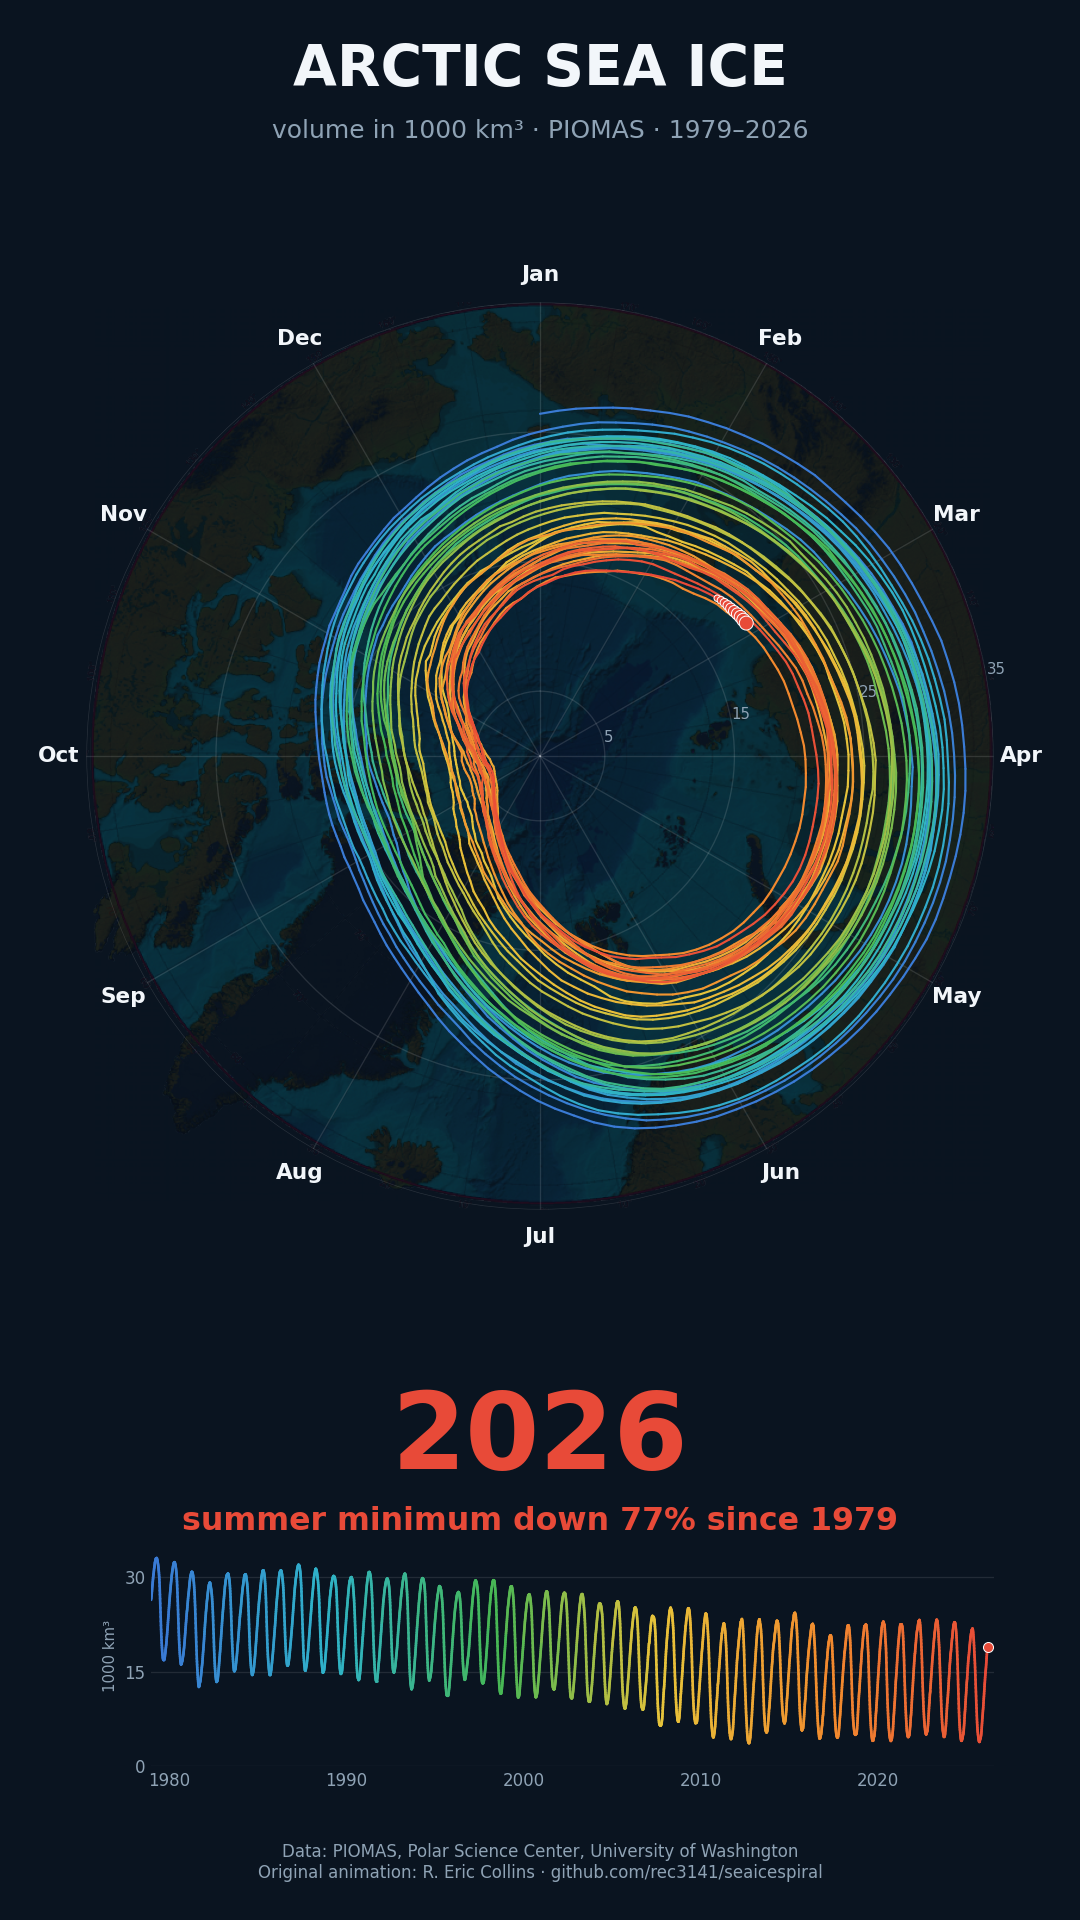

The Python source for this figure:
#!/usr/bin/env python3
"""Arctic sea ice "death spiral" — PIOMAS daily ice volume, 1979-present.

Python port of seaicespiral.R. Renders:
  - seaicespiral.png         final full-spiral frame (square)
  - seaicespiral_tiktok.mp4  ~24 s vertical (1080x1920, 30 fps) animation

Data: PIOMAS daily Arctic sea ice volume (10^3 km^3), Polar Science Center,
University of Washington:
https://psc.apl.uw.edu/research/projects/arctic-sea-ice-volume-anomaly/
Background image: IBCAO bathymetry (resized/transparent copy from reric.org).
"""

import os

import numpy as np
import matplotlib

matplotlib.use("Agg")
import matplotlib.pyplot as plt
from matplotlib.animation import FuncAnimation, FFMpegWriter
from matplotlib.collections import LineCollection
from matplotlib.colors import LinearSegmentedColormap

# ---------------------------------------------------------------- data
data = np.loadtxt("seaicevolume.dat.csv", skiprows=1)
years, days, vol = data[:, 0].astype(int), data[:, 1].astype(int), data[:, 2]
n = len(vol)
theta = (days - 1) / 365.0 * 2 * np.pi  # Jan 1 at 0, clockwise via axes setup
xtime = years + (days - 1) / 365.25  # decimal year for the timeline panel

# annual September minima for the end-card stat
first_min = vol[years == years[0]].min()
last_full_year = years[-1] - 1  # last year with a complete summer
recent_min = vol[years == last_full_year].min()
pct_drop = 100 * (1 - recent_min / first_min)

# ---------------------------------------------------------------- style
SURFACE = "#0a1420"
# year color sweeps the spectrum, cold blue (1979) -> hot red (now)
TRAIL_CMAP = LinearSegmentedColormap.from_list(
    "trail", ["#3a7bd5", "#2fb3c9", "#45b856", "#e8c33a", "#f28c2e", "#e84a38"])
HEAD = "#E84A38"
INK, INK_MUTED = "#f2f6fa", "#8fa3b5"
HEAD_LEN = 10  # trailing days drawn as the red "now" head

trail_colors = TRAIL_CMAP((years - years[0]) / (years[-1] - years[0]))

# trail line segments, colored by year; subsampled every 3rd day (chords are
# indistinguishable from daily at 1080 px but render ~3x faster)
SUB = 3
sub_idx = np.arange(0, n, SUB)
pts = np.column_stack([theta, vol])[sub_idx]
segments = np.stack([pts[:-1], pts[1:]], axis=1)
seg_colors = trail_colors[sub_idx[:-1]]
tpts = np.column_stack([xtime, vol])[sub_idx]
tsegments = np.stack([tpts[:-1], tpts[1:]], axis=1)

FPS = 30
STEP = 27  # days of data revealed per frame  -> ~21 s of growth
HOLD = 3 * FPS  # seconds holding the finished spiral
frames_grow = int(np.ceil(n / STEP))
total_frames = frames_grow + HOLD

# ---------------------------------------------------------------- figure
fig = plt.figure(figsize=(9, 16), dpi=120)
fig.patch.set_facecolor(SURFACE)

# square rect for the spiral, centered; height_frac = width_frac * 1080/1920
w = 0.84
rect = [(1 - w) / 2, 0.37, w, w * 9 / 16]

bg = fig.add_axes(rect)
bg.imshow(plt.imread("ibcao.png"))
bg.axis("off")

ax = fig.add_axes(rect, polar=True, frameon=False)
ax.patch.set_alpha(0)
ax.set_theta_zero_location("N")
ax.set_theta_direction(-1)
ax.set_rlim(0, 35)
ax.set_rticks([5, 15, 25, 35])
ax.set_yticklabels(["5", "15", "25", "35"], color=INK_MUTED, fontsize=9)
ax.set_rlabel_position(80)
ax.set_xticks(np.arange(12) * np.pi / 6)
ax.set_xticklabels(
    ["Jan", "Feb", "Mar", "Apr", "May", "Jun",
     "Jul", "Aug", "Sep", "Oct", "Nov", "Dec"],
    color=INK, fontsize=13, fontweight="bold",
)
ax.tick_params(pad=6)
ax.grid(color="white", alpha=0.12, linewidth=0.8)
ax.spines.clear()

trail = LineCollection([], linewidths=1.3, capstyle="round", zorder=3)
ax.add_collection(trail)
head = ax.scatter([], [], s=[], c=HEAD, edgecolors="white",
                  linewidths=0.6, zorder=4)

# timeline panel: volume vs time, same year-color gradient
tax = fig.add_axes([0.14, 0.08, 0.78, 0.115])
tax.set_facecolor("none")
tax.set_xlim(years[0], years[-1] + 0.5)
tax.set_ylim(0, 35)
tax.set_xticks([1980, 1990, 2000, 2010, 2020])
tax.set_yticks([0, 15, 30])
tax.tick_params(colors=INK_MUTED, labelsize=10, length=0)
for spine in tax.spines.values():
    spine.set_visible(False)
tax.grid(axis="y", color="white", alpha=0.1, linewidth=0.8)
tax.set_ylabel("1000 km³", color=INK_MUTED, fontsize=9)
tline = LineCollection([], linewidths=1.6, capstyle="round")
tax.add_collection(tline)
(tdot,) = tax.plot([], [], "o", ms=6, color=HEAD, mec="white", mew=0.6)

fig.text(0.5, 0.955, "ARCTIC SEA ICE", ha="center", color=INK,
         fontsize=34, fontweight="bold")
fig.text(0.5, 0.928, f"volume in 1000 km³ · PIOMAS · "
         f"{years[0]}–{years[-1]}", ha="center", color=INK_MUTED,
         fontsize=15)
year_txt = fig.text(0.5, 0.235, "", ha="center", color=INK,
                    fontsize=64, fontweight="bold")
stat_txt = fig.text(0.5, 0.203, "", ha="center", color=HEAD,
                    fontsize=19, fontweight="bold")
fig.text(0.5, 0.022,
         "Data: PIOMAS, Polar Science Center, University of Washington\n"
         "Original animation: R. Eric Collins · github.com/rec3141/seaicespiral",
         ha="center", color=INK_MUTED, fontsize=10)


def draw(frame):
    i = min((frame + 1) * STEP, n)
    j = max(0, np.searchsorted(sub_idx, i) - 1)
    trail.set_segments(segments[:j])
    trail.set_color(seg_colors[:j])
    h0 = max(0, i - HEAD_LEN)
    head.set_offsets(np.column_stack([theta[h0:i], vol[h0:i]]))
    head.set_sizes(np.linspace(15, 70, i - h0))
    year_txt.set_text(str(years[i - 1]))
    year_txt.set_color(trail_colors[i - 1])
    tline.set_segments(tsegments[:j])
    tline.set_color(seg_colors[:j])
    tdot.set_data([xtime[i - 1]], [vol[i - 1]])
    if frame >= frames_grow:
        stat_txt.set_text(
            f"summer minimum down {pct_drop:.0f}% since {years[0]}")
    return trail, head, tline, tdot, year_txt, stat_txt


# render to a temp file, then swap into place: the mp4 index (moov atom) is
# only written on finalize, so the target path always stays playable
anim = FuncAnimation(fig, draw, frames=total_frames, blit=False)
anim.save(
    "seaicespiral_render.mp4",
    writer=FFMpegWriter(fps=FPS, codec="h264",
                        extra_args=["-pix_fmt", "yuv420p", "-crf", "20",
                                    "-movflags", "+faststart"]),
    progress_callback=lambda f, tot: (
        print(f"frame {f}/{tot}", flush=True) if f % 100 == 0 else None),
)
os.replace("seaicespiral_render.mp4", "seaicespiral_tiktok.mp4")

# ---------------------------------------------------------------- final still
draw(total_frames - 1)
fig.savefig("seaicespiral.png", dpi=120, facecolor=SURFACE)
print(f"done: {n} days plotted, {total_frames} frames, "
      f"{total_frames / FPS:.0f} s video")
